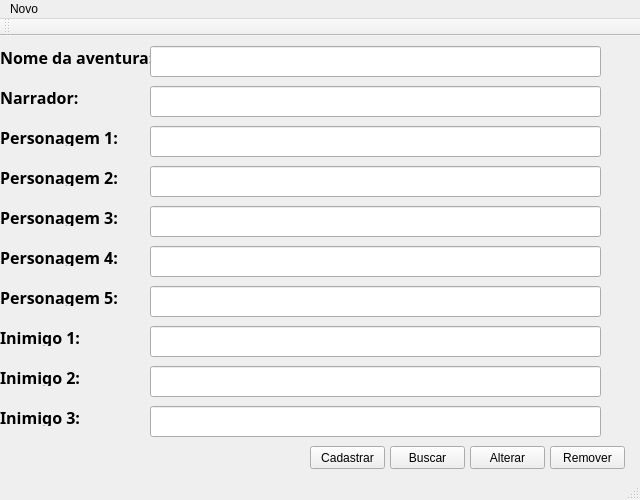
<?xml version="1.0" encoding="UTF-8"?>
<ui version="4.0">
 <class>MainWindow</class>
 <widget class="QMainWindow" name="MainWindow">
  <property name="geometry">
   <rect>
    <x>0</x>
    <y>0</y>
    <width>640</width>
    <height>500</height>
   </rect>
  </property>
  <property name="maximumSize">
   <size>
    <width>640</width>
    <height>500</height>
   </size>
  </property>
  <property name="windowTitle">
   <string>MainWindow</string>
  </property>
  <property name="windowIcon">
   <iconset>
    <normaloff>../Soldier.png</normaloff>../Soldier.png</iconset>
  </property>
  <property name="documentMode">
   <bool>false</bool>
  </property>
  <widget class="QWidget" name="centralWidget">
   <property name="maximumSize">
    <size>
     <width>640</width>
     <height>530</height>
    </size>
   </property>
   <widget class="QStackedWidget" name="stackedWidget">
    <property name="geometry">
     <rect>
      <x>0</x>
      <y>0</y>
      <width>640</width>
      <height>480</height>
     </rect>
    </property>
    <property name="maximumSize">
     <size>
      <width>640</width>
      <height>480</height>
     </size>
    </property>
    <property name="currentIndex">
     <number>1</number>
    </property>
    <widget class="QWidget" name="principal">
     <property name="maximumSize">
      <size>
       <width>640</width>
       <height>480</height>
      </size>
     </property>
     <widget class="QLabel" name="label">
      <property name="geometry">
       <rect>
        <x>0</x>
        <y>0</y>
        <width>640</width>
        <height>480</height>
       </rect>
      </property>
      <property name="maximumSize">
       <size>
        <width>640</width>
        <height>480</height>
       </size>
      </property>
      <property name="text">
       <string/>
      </property>
      <property name="pixmap">
       <pixmap>../the-division-wallpaper-7.jpg</pixmap>
      </property>
      <property name="scaledContents">
       <bool>true</bool>
      </property>
      <property name="indent">
       <number>-1</number>
      </property>
     </widget>
     <widget class="QWidget" name="gridLayoutWidget">
      <property name="geometry">
       <rect>
        <x>110</x>
        <y>150</y>
        <width>160</width>
        <height>80</height>
       </rect>
      </property>
      <layout class="QGridLayout" name="gridLayout">
       <item row="0" column="0">
        <layout class="QGridLayout" name="gridLayout_2"/>
       </item>
      </layout>
     </widget>
    </widget>
    <widget class="QWidget" name="aventura">
     <property name="maximumSize">
      <size>
       <width>640</width>
       <height>480</height>
      </size>
     </property>
     <widget class="QLabel" name="label_2">
      <property name="geometry">
       <rect>
        <x>0</x>
        <y>0</y>
        <width>640</width>
        <height>480</height>
       </rect>
      </property>
      <property name="maximumSize">
       <size>
        <width>640</width>
        <height>480</height>
       </size>
      </property>
      <property name="text">
       <string/>
      </property>
      <property name="pixmap">
       <pixmap>../orange-gradient-background.jpg</pixmap>
      </property>
      <property name="scaledContents">
       <bool>true</bool>
      </property>
     </widget>
     <widget class="QLabel" name="label_3">
      <property name="geometry">
       <rect>
        <x>0</x>
        <y>10</y>
        <width>151</width>
        <height>20</height>
       </rect>
      </property>
      <property name="font">
       <font>
        <family>Papyrus</family>
        <pointsize>12</pointsize>
        <weight>75</weight>
        <bold>true</bold>
       </font>
      </property>
      <property name="text">
       <string>Nome da aventura:</string>
      </property>
      <property name="textFormat">
       <enum>Qt::RichText</enum>
      </property>
     </widget>
     <widget class="QLineEdit" name="nomeaventura">
      <property name="geometry">
       <rect>
        <x>150</x>
        <y>10</y>
        <width>451</width>
        <height>31</height>
       </rect>
      </property>
     </widget>
     <widget class="QLabel" name="label_4">
      <property name="geometry">
       <rect>
        <x>0</x>
        <y>50</y>
        <width>151</width>
        <height>20</height>
       </rect>
      </property>
      <property name="font">
       <font>
        <family>Papyrus</family>
        <pointsize>12</pointsize>
        <weight>75</weight>
        <bold>true</bold>
       </font>
      </property>
      <property name="text">
       <string>Narrador:</string>
      </property>
      <property name="textFormat">
       <enum>Qt::RichText</enum>
      </property>
     </widget>
     <widget class="QLineEdit" name="narrador">
      <property name="geometry">
       <rect>
        <x>150</x>
        <y>50</y>
        <width>451</width>
        <height>31</height>
       </rect>
      </property>
     </widget>
     <widget class="QLabel" name="label_5">
      <property name="geometry">
       <rect>
        <x>0</x>
        <y>90</y>
        <width>151</width>
        <height>20</height>
       </rect>
      </property>
      <property name="font">
       <font>
        <family>Papyrus</family>
        <pointsize>12</pointsize>
        <weight>75</weight>
        <bold>true</bold>
       </font>
      </property>
      <property name="text">
       <string>Personagem 1:</string>
      </property>
      <property name="textFormat">
       <enum>Qt::RichText</enum>
      </property>
     </widget>
     <widget class="QLineEdit" name="personagem1">
      <property name="geometry">
       <rect>
        <x>150</x>
        <y>90</y>
        <width>451</width>
        <height>31</height>
       </rect>
      </property>
     </widget>
     <widget class="QLabel" name="label_6">
      <property name="geometry">
       <rect>
        <x>0</x>
        <y>130</y>
        <width>151</width>
        <height>20</height>
       </rect>
      </property>
      <property name="font">
       <font>
        <family>Papyrus</family>
        <pointsize>12</pointsize>
        <weight>75</weight>
        <bold>true</bold>
       </font>
      </property>
      <property name="text">
       <string>Personagem 2:</string>
      </property>
      <property name="textFormat">
       <enum>Qt::RichText</enum>
      </property>
     </widget>
     <widget class="QLineEdit" name="personagem2">
      <property name="geometry">
       <rect>
        <x>150</x>
        <y>130</y>
        <width>451</width>
        <height>31</height>
       </rect>
      </property>
     </widget>
     <widget class="QLabel" name="label_7">
      <property name="geometry">
       <rect>
        <x>0</x>
        <y>170</y>
        <width>151</width>
        <height>20</height>
       </rect>
      </property>
      <property name="font">
       <font>
        <family>Papyrus</family>
        <pointsize>12</pointsize>
        <weight>75</weight>
        <bold>true</bold>
       </font>
      </property>
      <property name="text">
       <string>Personagem 3:</string>
      </property>
      <property name="textFormat">
       <enum>Qt::RichText</enum>
      </property>
     </widget>
     <widget class="QLineEdit" name="personagem3">
      <property name="geometry">
       <rect>
        <x>150</x>
        <y>170</y>
        <width>451</width>
        <height>31</height>
       </rect>
      </property>
     </widget>
     <widget class="QLabel" name="label_8">
      <property name="geometry">
       <rect>
        <x>0</x>
        <y>210</y>
        <width>151</width>
        <height>20</height>
       </rect>
      </property>
      <property name="font">
       <font>
        <family>Papyrus</family>
        <pointsize>12</pointsize>
        <weight>75</weight>
        <bold>true</bold>
       </font>
      </property>
      <property name="text">
       <string>Personagem 4:</string>
      </property>
      <property name="textFormat">
       <enum>Qt::RichText</enum>
      </property>
     </widget>
     <widget class="QLineEdit" name="personagem4">
      <property name="geometry">
       <rect>
        <x>150</x>
        <y>210</y>
        <width>451</width>
        <height>31</height>
       </rect>
      </property>
     </widget>
     <widget class="QLineEdit" name="inimigo2">
      <property name="geometry">
       <rect>
        <x>150</x>
        <y>330</y>
        <width>451</width>
        <height>31</height>
       </rect>
      </property>
     </widget>
     <widget class="QLineEdit" name="inimigo1">
      <property name="geometry">
       <rect>
        <x>150</x>
        <y>290</y>
        <width>451</width>
        <height>31</height>
       </rect>
      </property>
     </widget>
     <widget class="QLabel" name="label_9">
      <property name="geometry">
       <rect>
        <x>0</x>
        <y>290</y>
        <width>151</width>
        <height>20</height>
       </rect>
      </property>
      <property name="font">
       <font>
        <family>Papyrus</family>
        <pointsize>12</pointsize>
        <weight>75</weight>
        <bold>true</bold>
       </font>
      </property>
      <property name="text">
       <string>Inimigo 1:</string>
      </property>
      <property name="textFormat">
       <enum>Qt::RichText</enum>
      </property>
     </widget>
     <widget class="QLineEdit" name="personagem5">
      <property name="geometry">
       <rect>
        <x>150</x>
        <y>250</y>
        <width>451</width>
        <height>31</height>
       </rect>
      </property>
     </widget>
     <widget class="QLineEdit" name="inimigo3">
      <property name="geometry">
       <rect>
        <x>150</x>
        <y>370</y>
        <width>451</width>
        <height>31</height>
       </rect>
      </property>
     </widget>
     <widget class="QLabel" name="label_10">
      <property name="geometry">
       <rect>
        <x>0</x>
        <y>370</y>
        <width>151</width>
        <height>20</height>
       </rect>
      </property>
      <property name="font">
       <font>
        <family>Papyrus</family>
        <pointsize>12</pointsize>
        <weight>75</weight>
        <bold>true</bold>
       </font>
      </property>
      <property name="text">
       <string>Inimigo 3:</string>
      </property>
      <property name="textFormat">
       <enum>Qt::RichText</enum>
      </property>
     </widget>
     <widget class="QLabel" name="label_11">
      <property name="geometry">
       <rect>
        <x>0</x>
        <y>330</y>
        <width>151</width>
        <height>20</height>
       </rect>
      </property>
      <property name="font">
       <font>
        <family>Papyrus</family>
        <pointsize>12</pointsize>
        <weight>75</weight>
        <bold>true</bold>
       </font>
      </property>
      <property name="text">
       <string>Inimigo 2:</string>
      </property>
      <property name="textFormat">
       <enum>Qt::RichText</enum>
      </property>
     </widget>
     <widget class="QLabel" name="label_13">
      <property name="geometry">
       <rect>
        <x>0</x>
        <y>250</y>
        <width>151</width>
        <height>20</height>
       </rect>
      </property>
      <property name="font">
       <font>
        <family>Papyrus</family>
        <pointsize>12</pointsize>
        <weight>75</weight>
        <bold>true</bold>
       </font>
      </property>
      <property name="text">
       <string>Personagem 5:</string>
      </property>
      <property name="textFormat">
       <enum>Qt::RichText</enum>
      </property>
     </widget>
     <widget class="QPushButton" name="pushButton">
      <property name="geometry">
       <rect>
        <x>310</x>
        <y>410</y>
        <width>75</width>
        <height>23</height>
       </rect>
      </property>
      <property name="text">
       <string>Cadastrar</string>
      </property>
     </widget>
     <widget class="QPushButton" name="pushButton_2">
      <property name="geometry">
       <rect>
        <x>390</x>
        <y>410</y>
        <width>75</width>
        <height>23</height>
       </rect>
      </property>
      <property name="text">
       <string>Buscar</string>
      </property>
     </widget>
     <widget class="QPushButton" name="pushButton_3">
      <property name="geometry">
       <rect>
        <x>570</x>
        <y>460</y>
        <width>75</width>
        <height>23</height>
       </rect>
      </property>
      <property name="text">
       <string>Cadastrar</string>
      </property>
     </widget>
     <widget class="QPushButton" name="pushButton_4">
      <property name="geometry">
       <rect>
        <x>470</x>
        <y>410</y>
        <width>75</width>
        <height>23</height>
       </rect>
      </property>
      <property name="text">
       <string>Alterar</string>
      </property>
     </widget>
     <widget class="QPushButton" name="pushButton_5">
      <property name="geometry">
       <rect>
        <x>550</x>
        <y>410</y>
        <width>75</width>
        <height>23</height>
       </rect>
      </property>
      <property name="text">
       <string>Remover</string>
      </property>
     </widget>
    </widget>
   </widget>
  </widget>
  <widget class="QToolBar" name="mainToolBar">
   <property name="maximumSize">
    <size>
     <width>640</width>
     <height>480</height>
    </size>
   </property>
   <attribute name="toolBarArea">
    <enum>TopToolBarArea</enum>
   </attribute>
   <attribute name="toolBarBreak">
    <bool>false</bool>
   </attribute>
  </widget>
  <widget class="QStatusBar" name="statusBar">
   <property name="maximumSize">
    <size>
     <width>640</width>
     <height>480</height>
    </size>
   </property>
  </widget>
  <widget class="QMenuBar" name="menuBar">
   <property name="geometry">
    <rect>
     <x>0</x>
     <y>0</y>
     <width>640</width>
     <height>21</height>
    </rect>
   </property>
   <property name="maximumSize">
    <size>
     <width>640</width>
     <height>480</height>
    </size>
   </property>
   <widget class="QMenu" name="menuNovo">
    <property name="title">
     <string>Novo</string>
    </property>
    <addaction name="separator"/>
    <addaction name="actionAventura_2"/>
   </widget>
   <addaction name="menuNovo"/>
  </widget>
  <action name="actionNovo">
   <property name="text">
    <string>Novo</string>
   </property>
  </action>
  <action name="actionPersonagem">
   <property name="text">
    <string>Personagem</string>
   </property>
  </action>
  <action name="actionPersonagem_2">
   <property name="text">
    <string>Personagem</string>
   </property>
  </action>
  <action name="actionAventura_2">
   <property name="text">
    <string>Aventura</string>
   </property>
  </action>
  <action name="actionAbrir">
   <property name="text">
    <string>Abrir</string>
   </property>
  </action>
  <action name="actionSalvar">
   <property name="text">
    <string>Salvar</string>
   </property>
  </action>
 </widget>
 <layoutdefault spacing="6" margin="11"/>
 <resources/>
 <connections/>
</ui>
